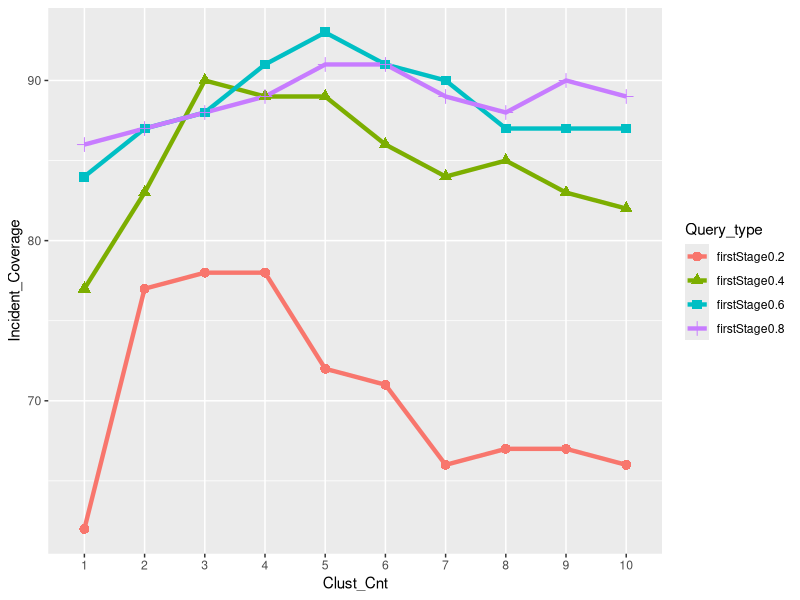

The R script that drew this image:
library(ggplot2)

clust_cnt = c(1, 2, 3, 4, 5, 6, 7, 8, 9, 10)


firstStage_0.2 = c(61.84, 77.05, 78.21, 77.65, 72.16, 70.9, 65.78, 67, 66.94, 65.98)
firstStage_0.2_rounded = c(62, 77, 78, 78, 72, 71, 66, 67, 67, 66)

firstStage_0.4 = c(77.27, 82.53, 89.98, 89.15, 88.97, 85.54, 84.41, 84.58, 82.55, 82.17)
firstStage_0.4_rounded = c(77, 83, 90, 89, 89, 86, 84, 85, 83, 82)

firstStage_0.6 = c(83.55, 87.26, 88.37, 90.94, 92.6, 90.73, 89.56, 86.78, 87.18, 86.85)
firstStage_0.6_rounded = c(84, 87, 88, 91, 93, 91, 90, 87, 87, 87)

firstStage_0.8 = c(86.29, 86.95, 88.37, 89.42, 91.37, 91.15, 89.21, 88.35, 89.75, 89.29)
firstStage_0.8_rounded = c(86, 87, 88, 89, 91, 91, 89, 88, 90, 89)


df1 <- data.frame(Clust_Cnt = factor(c(rep(clust_cnt, 4))),
                  Incident_Coverage = c(firstStage_0.2_rounded, firstStage_0.4_rounded, firstStage_0.6_rounded, firstStage_0.8_rounded), 
                  Query_type = factor(rep(c("firstStage0.2","firstStage0.4","firstStage0.6","firstStage0.8"), each=10)))
df1


# Map sex to color
ggplot(data=df1, aes(x=Clust_Cnt, y=Incident_Coverage, group=Query_type, colour=Query_type, shape = Query_type)) +
  geom_line(size=1.5) +
  geom_point(size=3)


### reshape this to give a column indicating group
#df2 <- with(df1,
 #           as.data.frame(cbind( c(clust_cnt_0.2, clust_cnt_0.4, clust_cnt_0.6, clust_cnt_0.8),
#                                 c(firstStage_0.2, firstStage_0.4, firstStage_0.6, firstStage_0.8),
 #                                rep(c("firstStage0.2","firstStage0.4","firstStage0.6","firstStage0.8"), each=10) )
  #          ))
#colnames(df2) <- c("Cluster_Count","Spatial_Coverage","Querying_Technique_Variations")
#df2$Querying_Technique_Variations <- as.factor(df2$Querying_Technique_Variations)
#ggplot(df2, aes(Cluster_Count)) + geom_line(aes(y= Spatial_Coverage))


#df1 = data.frame(firstStage_0.2, firstStage_0.4, firstStage_0.6, firstStage_0.8)

#ggplot(df1, aes(clust_cnt)) + 
#  geom_line(aes(y = firstStage_0.2)) + 
#  geom_line(aes(y = firstStage_0.4)) +
#  geom_line(aes(y = firstStage_0.6)) + 
#  geom_line(aes(y = firstStage_0.8)) 
